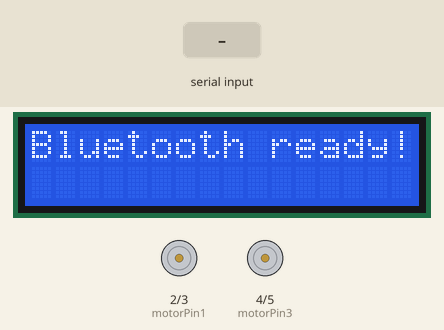
This sketch was run on a simulated Arduino Uno, built with avr-gcc and run on an emulated ATmega328P. On the bench: 16×2 character LCD, motor-driver pin pairs drawn as motors (green arrow = first pin HIGH = forward, orange = second pin HIGH = backward, longer = more drive). Inputs (shaded band) come from the test bench.

Above: at 1.2 s.
1.3 s: "F" received over Serial
At 2.5 s:
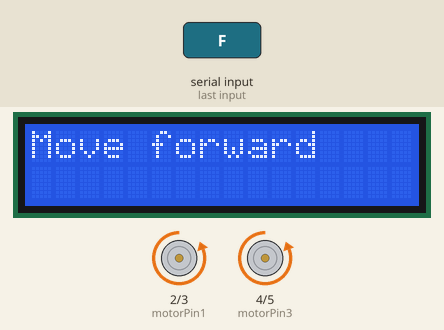
2.8 s: "B" received over Serial
At 3.7 s:
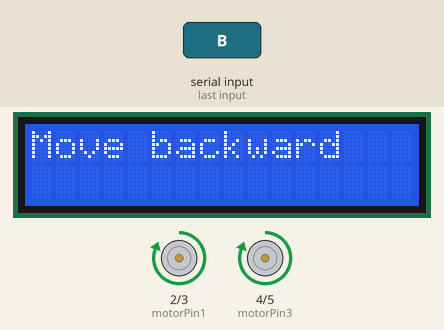
4.3 s: "L" received over Serial
At 4.8 s:
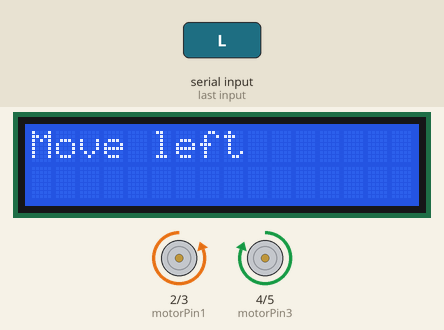
5.8 s: "R" received over Serial
At 7.0 s:
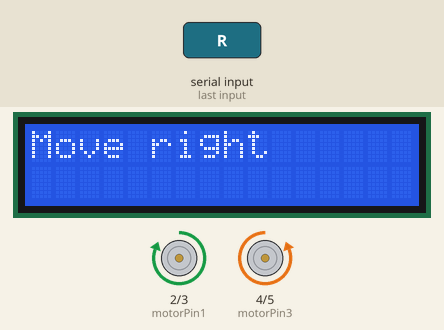
7.3 s: "1" received over Serial
At 8.1 s:
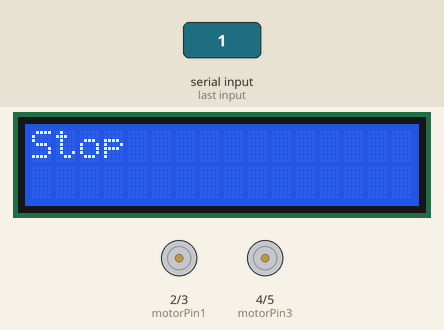
Timing chart, 0 to 9.8 s (numbered marks = the images above; inputs shaded):
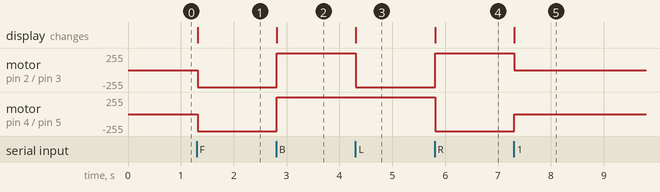

The sketch:

car.ino
```cpp
#include <LiquidCrystal_I2C.h>
#include <Wire.h>

// Set the LCD address to 0x27 for a 16 chars and 2 line display
LiquidCrystal_I2C lcd(0x27, 16, 2);

// Motor control pins
#define motorPin1 2 // IN1
#define motorPin2 3 // IN2
#define motorPin3 4 // IN3
#define motorPin4 5 // IN4

char currentCommand = 'S'; // Default to 'Stop'

void forward() {
  digitalWrite(motorPin1, LOW);
  digitalWrite(motorPin2, HIGH);
  digitalWrite(motorPin3, LOW);
  digitalWrite(motorPin4, HIGH);
}

void backward() {
  digitalWrite(motorPin1, HIGH);
  digitalWrite(motorPin2, LOW);
  digitalWrite(motorPin3, HIGH);
  digitalWrite(motorPin4, LOW);
}

void stop() {
  digitalWrite(motorPin1, LOW);
  digitalWrite(motorPin2, LOW);
  digitalWrite(motorPin3, LOW);
  digitalWrite(motorPin4, LOW);
}

void turnLeft() {
  digitalWrite(motorPin1, LOW);
  digitalWrite(motorPin2, HIGH);
  digitalWrite(motorPin3, HIGH);
  digitalWrite(motorPin4, LOW);
}

void turnRight() {
  digitalWrite(motorPin1, HIGH);
  digitalWrite(motorPin2, LOW);
  digitalWrite(motorPin3, LOW);
  digitalWrite(motorPin4, HIGH);
}

void carController(char command) {
  if (command != currentCommand) { // Update only if the command changes
    currentCommand = command;
    lcd.clear();
    switch (command) {
      case 'F':
        lcd.setCursor(0, 0);
        lcd.print("Move forward");
        forward();
        break;
      case 'B':
        lcd.setCursor(0, 0);
        lcd.print("Move backward");
        backward();
        break;
      case 'L':
        lcd.setCursor(0, 0);
        lcd.print("Move left");
        turnLeft();
        break;
      case 'R':
        lcd.setCursor(0, 0);
        lcd.print("Move right");
        turnRight();
        break;
      default:
        lcd.setCursor(0, 0);
        lcd.print("Stop");
        stop();
        break;
    }
  }
}

void setup() {
  // Initialize LCD
  lcd.init();
  lcd.backlight();

  // Set motor pins as output
  pinMode(motorPin1, OUTPUT);
  pinMode(motorPin2, OUTPUT);
  pinMode(motorPin3, OUTPUT);
  pinMode(motorPin4, OUTPUT);

  // Start serial communication
  Serial.begin(9600);
  lcd.print("Bluetooth ready!");
}

void loop() {
  if (Serial.available()) {
    char receivedChar = Serial.read();
    carController(receivedChar);
  } else {
    carController(currentCommand); // Repeat the current command
  }
}
```

Measured:
- after the input at 1.3 s, motor on pin 2 (motorPin1) / pin 3 (motorPin2), motor on pin 4 (motorPin3) / pin 5 (motorPin4): stopped → backward 255/255 at once; the display: changes at once (image 1)
- after the input at 2.8 s, motor on pin 2 (motorPin1) / pin 3 (motorPin2), motor on pin 4 (motorPin3) / pin 5 (motorPin4): backward 255/255 → forward 255/255 at once; the display: changes at once (image 2)
- after the input at 4.3 s, motor on pin 2 (motorPin1) / pin 3 (motorPin2): forward 255/255 → backward 255/255 at once; the display: changes at once (image 3)
- after the input at 5.8 s, motor on pin 2 (motorPin1) / pin 3 (motorPin2): backward 255/255 → forward 255/255 at once; motor on pin 4 (motorPin3) / pin 5 (motorPin4): forward 255/255 → backward 255/255 at once; the display: changes at once (image 4)
- after the input at 7.3 s, motor on pin 2 (motorPin1) / pin 3 (motorPin2): forward 255/255 → stopped at once; motor on pin 4 (motorPin3) / pin 5 (motorPin4): backward 255/255 → stopped at once; the display: changes at once (image 5)
